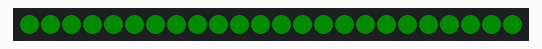
The program below on a simulated Raspberry Pi (BCM pin numbers). On the bench: 24 RGB LEDs in strip order, left to right. Dim RGB values are drawn brighter than linear. At 7.0 s the program stops and its outputs stay as they are.

Above: at 0.1 s.
At 2.0 s:
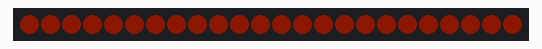

The program:

ring_control.py
```python
import board
import neopixel
import time

# Configuration
LED_COUNT = 24           # Number of LEDs on your ring
LED_PIN = board.D18      # GPIO pin connected to the ring (PWM-capable)
BRIGHTNESS = 0.05         # 0.0 to 1.0

# Global pixel object
pixels = neopixel.NeoPixel(
    LED_PIN,
    LED_COUNT,
    brightness=BRIGHTNESS,
    auto_write=False
)

def glow(color=(0, 20, 255)):
    pixels.fill(color)
    pixels.show()

def pulse(color=(255, 20, 50), cycles=3, speed=0.03):
    for _ in range(cycles):
        for b in range(0, 256, 8):
            pixels.fill((int(color[0] * b / 255),
                         int(color[1] * b / 255),
                         int(color[2] * b / 255)))
            pixels.show()
            time.sleep(speed)
        for b in range(255, -1, -8):
            pixels.fill((int(color[0] * b / 255),
                         int(color[1] * b / 255),
                         int(color[2] * b / 255)))
            pixels.show()
            time.sleep(speed)

def off():
    pixels.fill((0, 0, 0))
    pixels.show()

def test():
    glow((0, 255, 0))
    time.sleep(1)
    pulse((255, 50, 0))
    off()

if __name__ == "__main__":
    test()
```

Measured:
- by itself, everything shown: repeats every 2.0 s, in 24 steps
